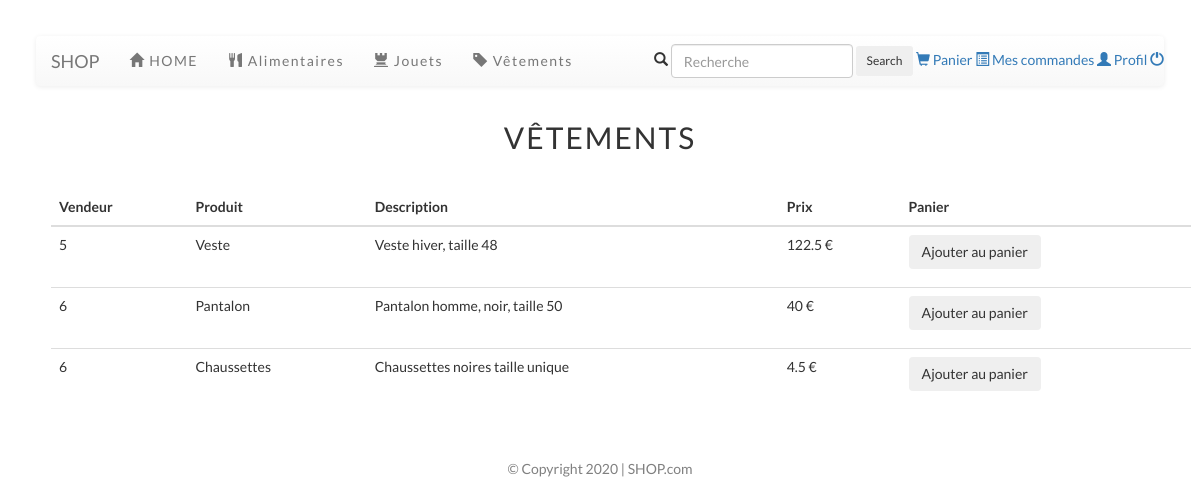
The page /clothe_a.php on the database its author committed.
### tables this page shows
CREATE TABLE `produits` (
  `pid` int(11) NOT NULL,
  `nom` varchar(50) NOT NULL,
  `description` text NOT NULL,
  `qte` int(11) UNSIGNED NOT NULL,
  `prix` float UNSIGNED NOT NULL,
  `uid` int(11) NOT NULL,
  `ctid` int(11) NOT NULL
);

### clothe_a.php (the view, shortened to what this page needs)
<?php
	require ('db_config.php');
    $res = $db -> prepare ('SELECT * FROM produits WHERE ctid = 2');
    $res->execute();
    require ('include/header_ach.php');
?>
<p class = "titre"> Vêtements </p>
<div class ="container">
    <div class="row">
        <div class="col-lg-12 col-md-12 col-sm-12 col-xs-12">
            <table class = "table">
                <thead>
                    <tr>
                        <th>Vendeur</th>
                        <th>Produit</th>
                        <th>Description</th>
                        <th>Prix</th>
                        <th>Panier</th>
                    </tr>
                </thead>
                <tbody>
<?php
                    foreach ($res as $value){
                        $uid = $value ['uid'];
                        $nom = $value ['nom'];
                        $description = $value ['description'];
                        $prix = $value ['prix'];
                        $pid = $value ['pid'];
                        $qte = $value ['qte'];
?>
                        <tr>
                            <td><?php echo $uid ;?></td>
                            <td><?php echo htmlspecialchars ($nom) ;?></td>
                            <td><?php echo htmlspecialchars ($description) ;?></td>
                            <td><?php echo $prix.' €'; ?></td>
<?php
                        if ($qte > 0){
?>
							<td>
								<form action="panier.php" method="post">
									<p><input type="submit" class="btn btn-secondary btn-md" name="<?php echo $pid; ?>" value="Ajouter au panier"/></p>
								</form>
							</td>
<?php
						}
?>
						</tr>
<?php
					}
?>
				</tbody>
            </table>
        </div>
    </div>
</div>
<?php
	require ('include/footer.php');
?>

### include/header_ach.php (style rules this page uses)
.titre { text-align : center; text-transform: uppercase; letter-spacing: 2px; font-size : 3rem; margin-top: 3rem; margin-bottom: 3rem; }
body { font-family: "Lato"; padding : 3%; }

### rows shown on the page
produits: uid "5", nom "Veste", description "Veste hiver, taille 48", prix "122.5"
produits: uid "6", nom "Pantalon", description "Pantalon homme, noir, taille 50", prix "40"
produits: uid "6", nom "Chaussettes", description "Chaussettes noires taille unique", prix "4.5"
